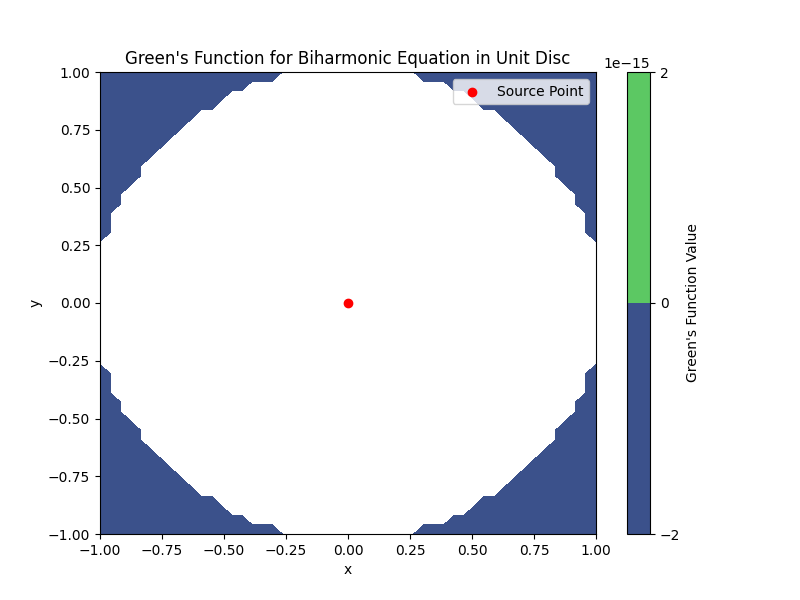

The Python source for this figure:
import sympy as sp
import numpy as np
import matplotlib.pyplot as plt

# Define symbols
x1, y1, x0, y0 = sp.symbols('x1 y1 x0 y0')
r = sp.sqrt((x1 - x0)**2 + (y1 - y0)**2)

# Define the fundamental solution
Phi = (r**2 * sp.log(r) - r**2 / 2) / (8 * sp.pi)

# Define the transformations for the method of images
def transform(x, y):
    r_squared = x**2 + y**2
    return x / r_squared, y / r_squared

# Green's function
def green_function(x1, y1, x0, y0):
    x1_prime, y1_prime = transform(x1, y1)
    x0_prime, y0_prime = transform(x0, y0)
    
    Phi_1 = Phi.subs({x1: x1, y1: y1, x0: x0, y0: y0})
    Phi_2 = Phi.subs({x1: x1_prime, y1: y1_prime, x0: x0, y0: y0})
    Phi_3 = Phi.subs({x1: x1, y1: y1, x0: x0_prime, y0: y0_prime})
    Phi_4 = Phi.subs({x1: x1_prime, y1: y1_prime, x0: x0_prime, y0: y0_prime})
    
    return Phi_1 - Phi_2 - (x0**2 + y0**2) * Phi_3 + (x1**2 + y1**2) * (x0**2 + y0**2) * Phi_4

# Example evaluation for specific points
x1_val, y1_val = 0.5, 0.5
x0_val, y0_val = 0.1, 0.1

G = green_function(x1, y1, x0, y0)
G_val = G.evalf(subs={x1: x1_val, y1: y1_val, x0: x0_val, y0: y0_val})

print(f"Green's function value at ({x1_val}, {y1_val}) for source ({x0_val}, {y0_val}): {G_val}")


import numpy as np
import matplotlib.pyplot as plt

def green_function_numeric(x1_val, y1_val, x0_val, y0_val):
    return float(green_function(x1, y1, x0, y0).evalf(subs={x1: x1_val, y1: y1_val, x0: x0_val, y0: y0_val}))

# Grid points for evaluation
x_vals = np.linspace(-1, 1, 50)
y_vals = np.linspace(-1, 1, 50)
x_grid, y_grid = np.meshgrid(x_vals, y_vals)

# Source point
x0_val, y0_val = 0.0, 0.0

# Evaluate Green's function at each grid point
G_vals = np.zeros_like(x_grid)
for i in range(len(x_vals)):
    print(f"Progress: {i / len(x_vals) * 100:.2f}%", end='\r')
    for j in range(len(y_vals)):
        if x_vals[i]**2 + y_vals[j]**2 <= 1:
            G_vals[j, i] = green_function_numeric(x_vals[i], y_vals[j], x0_val, y0_val)

# Plot
plt.figure(figsize=(8, 6))
plt.contourf(x_grid, y_grid, G_vals, levels=100, cmap='viridis')
plt.colorbar(label="Green's Function Value")
plt.scatter([x0_val], [y0_val], color='red', label='Source Point')
plt.xlabel('x')
plt.ylabel('y')
plt.title("Green's Function for Biharmonic Equation in Unit Disc")
plt.legend()
plt.show()
plt.savefig("green_function_disc_h20.png")

# ----------

import sympy as sp
import numpy as np
import matplotlib.pyplot as plt

# Define symbols
x1, y1, x0, y0 = sp.symbols('x1 y1 x0 y0')
r = sp.sqrt((x1 - x0)**2 + (y1 - y0)**2)

# Define the fundamental solution
Phi = (r**2 * sp.log(r) - r**2 / 2) / (8 * sp.pi)

# Define the transformations for the method of images
def transform(x, y):
    r_squared = x**2 + y**2
    return x / r_squared, y / r_squared

# Green's function
def green_function(x1, y1, x0, y0):
    x1_prime, y1_prime = transform(x1, y1)
    x0_prime, y0_prime = transform(x0, y0)
    
    Phi_1 = Phi.subs({x1: x1, y1: y1, x0: x0, y0: y0})
    Phi_2 = Phi.subs({x1: x1_prime, y1: y1_prime, x0: x0, y0: y0})
    Phi_3 = Phi.subs({x1: x1, y1: y1, x0: x0_prime, y0: y0_prime})
    Phi_4 = Phi.subs({x1: x1_prime, y1: y1_prime, x0: x0_prime, y0: y0_prime})
    
    return Phi_1 - Phi_2 - (x0**2 + y0**2) * Phi_3 + (x1**2 + y1**2) * (x0**2 + y0**2) * Phi_4

# Example evaluation for specific points
x1_val, y1_val = 0.0, 0.5
x0_val, y0_val = 0.0, 0.0

G = green_function(x1, y1, x0, y0)
G_val = G.evalf(subs={x1: x1_val, y1: y1_val, x0: x0_val, y0: y0_val})

print(f"Green's function value at ({x1_val}, {y1_val}) for source ({x0_val}, {y0_val}): {G_val}")

# Evaluate Green's function along y-axis
def green_function_numeric(x1_val, y1_val, x0_val, y0_val):
    return float(green_function(x1, y1, x0, y0).evalf(subs={x1: x1_val, y1: y1_val, x0: x0_val, y0: y0_val}))


y_vals = np.linspace(-1, 1, 100)
G_vals = np.array([green_function_numeric(0, y, x0_val, y0_val) for y in y_vals])

# Plot the Green's function along the y-axis
plt.figure(figsize=(8, 6))
plt.plot(y_vals, G_vals, label="Green's Function along y-axis", color='blue')
plt.scatter([y0_val], [green_function_numeric(0, y0_val, x0_val, y0_val)], color='red', label='Source Point')
plt.xlabel('y')
plt.ylabel("Green's Function Value")
plt.title("Green's Function for Biharmonic Equation in Unit Disc (along y-axis)")
plt.legend()
plt.grid(True)
plt.show()
plt.savefig("green_function_along_y_axis.png")